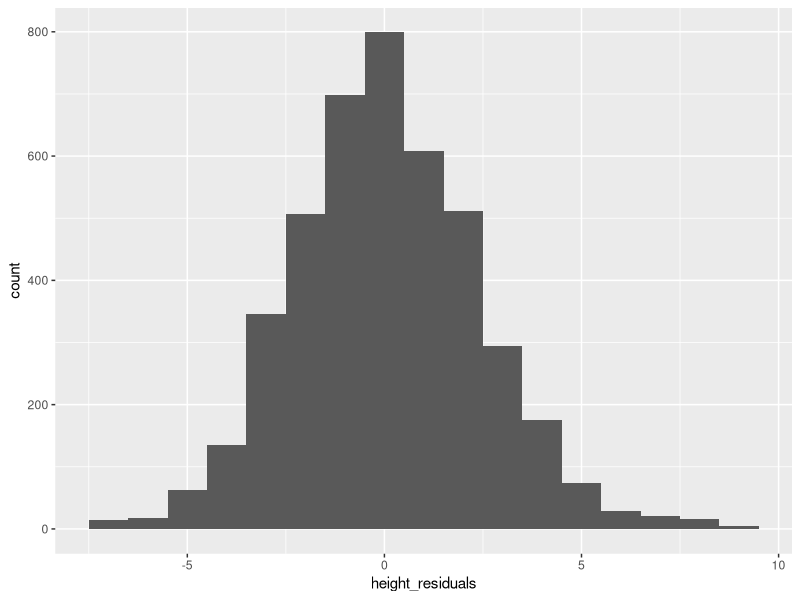
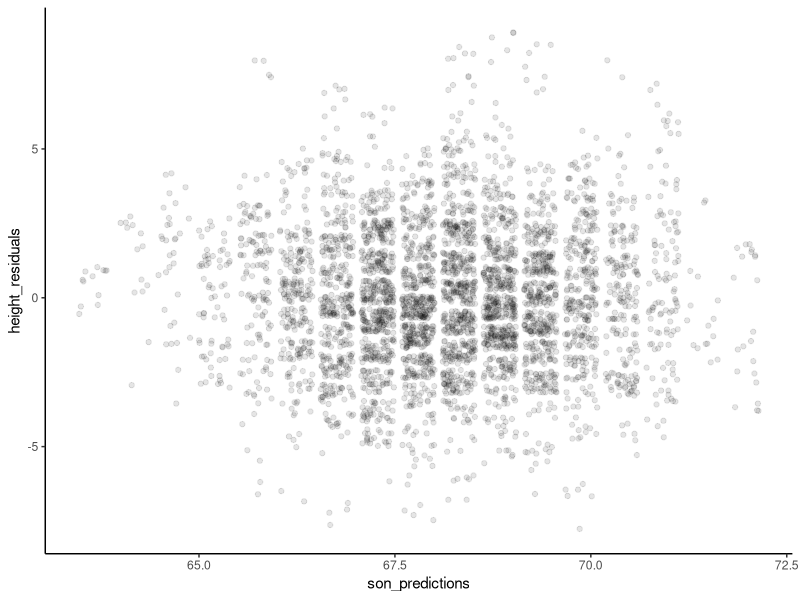

Recreate these plots in R, in order.
## ---- chunk 1
library(ggplot2)
## ---- chunk 2
pl <- read.csv("FatherSonHeights.csv")
head(pl)
## ---- chunk 3
height_model <- lm(son_height ~ 1 + father_height, data = pl)
## ---- chunk 4
height_residuals <- residuals(height_model)
## ---- chunk 5
weird_list <- list(2, "A", height_model, some_resids = head(height_residuals))
print(weird_list)
## ---- chunk 6
class(height_model)
## ---- chunk 7
names(height_model)
## ---- chunk 8
str(height_model)
## ---- chunk 9
height_residuals_v2 <- height_model$residuals
head(height_residuals)
head(height_residuals_v2)

tail(height_residuals)
tail(height_residuals_v2)
## ---- chunk 10
height_predictions <- predict(height_model)
height_predictions_v2 <- height_model$fitted.values

head(height_predictions)
head(height_predictions_v2)
tail(height_predictions)
tail(height_predictions_v2)
## ---- chunk 11
pl$height_residuals <- residuals(height_model)
pl$son_predictions <- predict(height_model)
head(pl)
## ---- chunk 12
ggplot(pl, aes(height_residuals)) + geom_histogram(binwidth = 1)
## ---- chunk 13
ggplot(pl, aes(son_predictions, height_residuals)) + 
  geom_jitter(height = .4, alpha = .1) +
  theme_classic()
